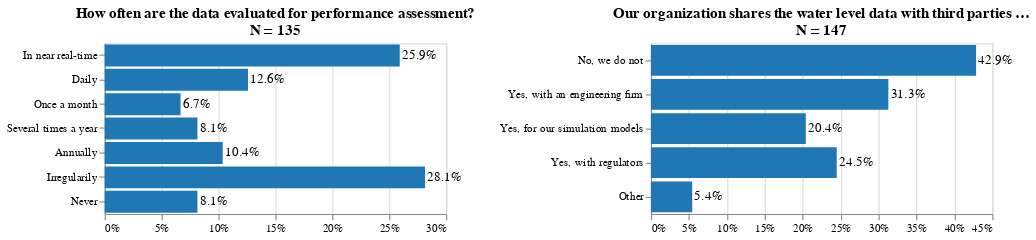

Source (notebook cell):
### Code cell
(chart1 | chart2).save(plots_dir.joinpath('3_Datause.svg'))
chart1 | chart2

### Figure 1 — Vega-Lite specification as saved in the notebook (floating-point values rounded to 4 significant figures)
{"config": {"view": {"continuousWidth": 300, "continuousHeight": 300}}, "hconcat": [{"layer": [{"mark": {"type": "bar", "color": "#1f78b4"}, "encoding": {"color": {"legend": null}, "x": {"axis": {"format": "%", "title": ""}, "field": "percent", "type": "quantitative"}, "y": {"axis": {"labelLimit": 500, "title": "", "labelAngle": 0}, "field": "WLassess", "scale": {}, "sort": ["In near real-time", "Daily", "Once a month", "Several times a year", "Annually", "Irregularily", "Never"], "type": "nominal"}}, "title": ["How often are the data evaluated for performance assessment?", "N = 135"]}, {"mark": {"type": "text", "align": "left", "dx": 2}, "encoding": {"color": {"legend": null}, "text": {"field": "labels", "type": "nominal"}, "x": {"field": "percent", "type": "quantitative"}, "y": {"axis": {"labelLimit": 500, "title": "", "labelAngle": 0}, "field": "WLassess", "scale": {}, "sort": ["In near real-time", "Daily", "Once a month", "Several times a year", "Annually", "Irregularily", "Never"], "type": "nominal"}}, "title": ["How often are the data evaluated for performance assessment?", "N = 135"]}], "data": {"name": "data-253f313c510fff489b88d22efa301cc7"}, "height": 150, "resolve": {"scale": {"color": "independent"}}}, {"layer": [{"mark": {"type": "bar", "color": "#1f78b4"}, "encoding": {"color": {"legend": null}, "x": {"axis": {"format": "%", "title": ""}, "field": "percent", "type": "quantitative"}, "y": {"axis": {"labelLimit": 500, "title": ""}, "field": "Answers", "sort": ["No, we do not", "Yes, with an engineering firm", "Yes, for our simulation models", "Yes, with regulators", "Other"], "type": "nominal"}}, "title": ["Our organization shares the water level data with third parties … ", "N = 147"]}, {"mark": {"type": "text", "align": "left", "dx": 2}, "encoding": {"color": {"legend": null}, "text": {"field": "labels", "type": "nominal"}, "x": {"field": "percent", "type": "quantitative"}, "y": {"axis": {"labelLimit": 500, "title": ""}, "field": "Answers", "sort": ["No, we do not", "Yes, with an engineering firm", "Yes, for our simulation models", "Yes, with regulators", "Other"], "type": "nominal"}}, "title": ["Our organization shares the water level data with third parties … ", "N = 147"]}], "data": {"name": "data-6c0889eaa0a753cff74fef49945ce807"}, "height": 150, "resolve": {"scale": {"color": "independent"}}}], "$schema": "https://vega.github.io/schema/vega-lite/v5.20.1.json", "datasets": {"data-253f313c510fff489b88d22efa301cc7": [{"WLassess": "Annually", "percent": 0.1037, "labels": "10.4%"}, {"WLassess": "Daily", "percent": 0.1259, "labels": "12.6%"}, {"WLassess": "In near real-time", "percent": 0.2593, "labels": "25.9%"}, {"WLassess": "Irregularily", "percent": 0.2815, "labels": "28.1%"}, {"WLassess": "Never", "percent": 0.08148, "labels": "8.1%"}, {"WLassess": "Once a month", "percent": 0.06667, "labels": "6.7%"}, {"WLassess": "Several times a year", "percent": 0.08148, "labels": "8.1%"}], "data-6c0889eaa0a753cff74fef49945ce807": [{"Code": "ORGshare[SQ001]", "count": 63, "percent": 0.4286, "labels": "42.9%", "Answers": "No, we do not"}, {"Code": "ORGshare[SQ002]", "count": 46, "percent": 0.3129, "labels": "31.3%", "Answers": "Yes, with an engineering firm"}, {"Code": "ORGshare[SQ003]", "count": 30, "percent": 0.2041, "labels": "20.4%", "Answers": "Yes, for our simulation models"}, {"Code": "ORGshare[SQ004]", "count": 36, "percent": 0.2449, "labels": "24.5%", "Answers": "Yes, with regulators"}, {"Code": "ORGshare[other]", "count": 8, "percent": 0.05442, "labels": "5.4%", "Answers": "Other"}]}}
